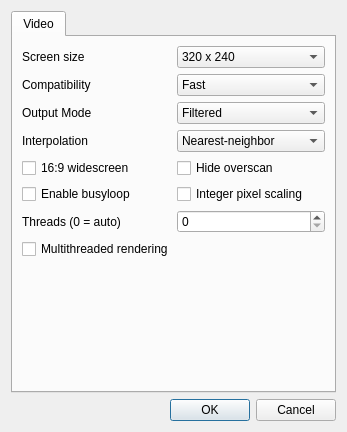
<?xml version="1.0" encoding="UTF-8"?>
<ui version="4.0">
 <class>MainDialog</class>
 <widget class="QDialog" name="MainDialog">
  <property name="geometry">
   <rect>
    <x>0</x>
    <y>0</y>
    <width>347</width>
    <height>432</height>
   </rect>
  </property>
  <property name="windowTitle">
   <string>Angrylion-Plus</string>
  </property>
  <layout class="QVBoxLayout" name="verticalLayout_2">
   <item>
    <layout class="QHBoxLayout" name="horizontalLayout">
     <item>
      <widget class="QTabWidget" name="tabWidget">
       <widget class="QWidget" name="tab">
        <attribute name="title">
         <string>Video</string>
        </attribute>
        <layout class="QVBoxLayout" name="verticalLayout">
         <item>
          <layout class="QHBoxLayout" name="horizontalLayout_2">
           <item>
            <widget class="QLabel" name="label">
             <property name="text">
              <string>Screen size</string>
             </property>
            </widget>
           </item>
           <item>
            <widget class="QComboBox" name="screenSizeComboBox">
             <item>
              <property name="text">
               <string>320 x 240</string>
              </property>
             </item>
             <item>
              <property name="text">
               <string>400 x 300</string>
              </property>
             </item>
             <item>
              <property name="text">
               <string>480 x 360</string>
              </property>
             </item>
             <item>
              <property name="text">
               <string>640 x 480</string>
              </property>
             </item>
             <item>
              <property name="text">
               <string>800 x 600</string>
              </property>
             </item>
             <item>
              <property name="text">
               <string>960 x 720</string>
              </property>
             </item>
             <item>
              <property name="text">
               <string>1024 x 768</string>
              </property>
             </item>
             <item>
              <property name="text">
               <string>1152 x 864</string>
              </property>
             </item>
             <item>
              <property name="text">
               <string>1280 x 960</string>
              </property>
             </item>
             <item>
              <property name="text">
               <string>1280 x 1024</string>
              </property>
             </item>
             <item>
              <property name="text">
               <string>1440 x 1080</string>
              </property>
             </item>
             <item>
              <property name="text">
               <string>1600 x 1024</string>
              </property>
             </item>
             <item>
              <property name="text">
               <string>1600 x 1200</string>
              </property>
             </item>
            </widget>
           </item>
          </layout>
         </item>
         <item>
          <layout class="QHBoxLayout" name="horizontalLayout_3">
           <item>
            <widget class="QLabel" name="label_2">
             <property name="text">
              <string>Compatibility</string>
             </property>
            </widget>
           </item>
           <item>
            <widget class="QComboBox" name="dpCompatComboBox">
             <item>
              <property name="text">
               <string>Fast</string>
              </property>
             </item>
             <item>
              <property name="text">
               <string>Moderate</string>
              </property>
             </item>
             <item>
              <property name="text">
               <string>Slow</string>
              </property>
             </item>
            </widget>
           </item>
          </layout>
         </item>
         <item>
          <layout class="QHBoxLayout" name="horizontalLayout_4">
           <item>
            <widget class="QLabel" name="label_3">
             <property name="text">
              <string>Output Mode</string>
             </property>
            </widget>
           </item>
           <item>
            <widget class="QComboBox" name="viModeComboBox">
             <item>
              <property name="text">
               <string>Filtered</string>
              </property>
             </item>
             <item>
              <property name="text">
               <string>Unfiltered</string>
              </property>
             </item>
             <item>
              <property name="text">
               <string>Depth</string>
              </property>
             </item>
             <item>
              <property name="text">
               <string>Coverage</string>
              </property>
             </item>
            </widget>
           </item>
          </layout>
         </item>
         <item>
          <layout class="QHBoxLayout" name="horizontalLayout_5">
           <item>
            <widget class="QLabel" name="label_4">
             <property name="text">
              <string>Interpolation</string>
             </property>
            </widget>
           </item>
           <item>
            <widget class="QComboBox" name="viInterpolationComboBox">
             <item>
              <property name="text">
               <string>Nearest-neighbor</string>
              </property>
             </item>
             <item>
              <property name="text">
               <string>Bilinear</string>
              </property>
             </item>
             <item>
              <property name="text">
               <string>Hybrid</string>
              </property>
             </item>
            </widget>
           </item>
          </layout>
         </item>
         <item>
          <layout class="QHBoxLayout" name="horizontalLayout_11">
           <property name="bottomMargin">
            <number>0</number>
           </property>
           <item>
            <layout class="QVBoxLayout" name="verticalLayout_7">
             <property name="bottomMargin">
              <number>0</number>
             </property>
             <item>
              <widget class="QCheckBox" name="viWidescreenCheckBox">
               <property name="text">
                <string>16:9 widescreen</string>
               </property>
              </widget>
             </item>
             <item>
              <widget class="QCheckBox" name="busyLoopCheckBox">
               <property name="text">
                <string>Enable busyloop</string>
               </property>
              </widget>
             </item>
            </layout>
           </item>
           <item>
            <layout class="QVBoxLayout" name="verticalLayout_6">
             <property name="bottomMargin">
              <number>0</number>
             </property>
             <item>
              <widget class="QCheckBox" name="viHideOverscanCheckBox">
               <property name="text">
                <string>Hide overscan</string>
               </property>
              </widget>
             </item>
             <item>
              <widget class="QCheckBox" name="viIntegerScalingCheckBox">
               <property name="text">
                <string>Integer pixel scaling</string>
               </property>
              </widget>
             </item>
            </layout>
           </item>
          </layout>
         </item>
         <item>
          <layout class="QHBoxLayout" name="horizontalLayout_8">
           <property name="leftMargin">
            <number>0</number>
           </property>
           <property name="topMargin">
            <number>0</number>
           </property>
           <property name="bottomMargin">
            <number>0</number>
           </property>
           <item>
            <widget class="QLabel" name="label_5">
             <property name="text">
              <string>Threads (0 = auto)</string>
             </property>
            </widget>
           </item>
           <item>
            <widget class="QSpinBox" name="numWorkersSpinBox"/>
           </item>
          </layout>
         </item>
         <item>
          <layout class="QVBoxLayout" name="verticalLayout_3">
           <property name="bottomMargin">
            <number>0</number>
           </property>
           <item>
            <widget class="QCheckBox" name="parallelCheckBox">
             <property name="text">
              <string>Multithreaded rendering</string>
             </property>
            </widget>
           </item>
          </layout>
         </item>
         <item>
          <spacer name="verticalSpacer">
           <property name="orientation">
            <enum>Qt::Vertical</enum>
           </property>
           <property name="sizeHint" stdset="0">
            <size>
             <width>20</width>
             <height>40</height>
            </size>
           </property>
          </spacer>
         </item>
        </layout>
       </widget>
      </widget>
     </item>
    </layout>
   </item>
   <item>
    <widget class="QDialogButtonBox" name="buttonBox">
     <property name="orientation">
      <enum>Qt::Horizontal</enum>
     </property>
     <property name="standardButtons">
      <set>QDialogButtonBox::Cancel|QDialogButtonBox::Ok</set>
     </property>
    </widget>
   </item>
  </layout>
 </widget>
 <resources/>
 <connections>
  <connection>
   <sender>buttonBox</sender>
   <signal>accepted()</signal>
   <receiver>MainDialog</receiver>
   <slot>accept()</slot>
   <hints>
    <hint type="sourcelabel">
     <x>248</x>
     <y>254</y>
    </hint>
    <hint type="destinationlabel">
     <x>157</x>
     <y>274</y>
    </hint>
   </hints>
  </connection>
  <connection>
   <sender>buttonBox</sender>
   <signal>rejected()</signal>
   <receiver>MainDialog</receiver>
   <slot>reject()</slot>
   <hints>
    <hint type="sourcelabel">
     <x>316</x>
     <y>260</y>
    </hint>
    <hint type="destinationlabel">
     <x>286</x>
     <y>274</y>
    </hint>
   </hints>
  </connection>
 </connections>
</ui>
